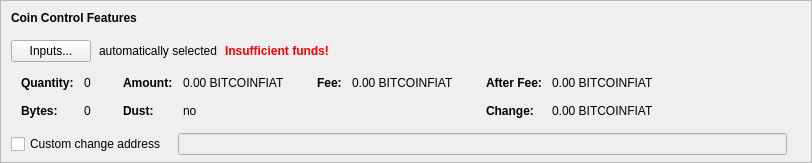
    <widget class="QFrame" name="frameCoinControl">
     <property name="sizePolicy">
      <sizepolicy hsizetype="Expanding" vsizetype="Expanding">
       <horstretch>0</horstretch>
       <verstretch>0</verstretch>
      </sizepolicy>
     </property>
     <property name="maximumSize">
      <size>
       <width>16777215</width>
       <height>16777215</height>
      </size>
     </property>
     <property name="frameShape">
      <enum>QFrame::StyledPanel</enum>
     </property>
     <property name="frameShadow">
      <enum>QFrame::Sunken</enum>
     </property>
     <layout class="QVBoxLayout" name="verticalLayoutCoinControl2">
      <property name="spacing">
       <number>0</number>
      </property>
      <property name="leftMargin">
       <number>0</number>
      </property>
      <property name="topMargin">
       <number>0</number>
      </property>
      <property name="rightMargin">
       <number>0</number>
      </property>
      <property name="bottomMargin">
       <number>6</number>
      </property>
      <item>
       <layout class="QVBoxLayout" name="verticalLayoutCoinControl" stretch="0,0,0,0,1">
        <property name="spacing">
         <number>0</number>
        </property>
        <property name="leftMargin">
         <number>10</number>
        </property>
        <property name="topMargin">
         <number>10</number>
        </property>
        <item>
         <layout class="QHBoxLayout" name="horizontalLayoutCoinControl1">
          <property name="bottomMargin">
           <number>15</number>
          </property>
          <item>
           <widget class="QLabel" name="labelCoinControlFeatures">
            <property name="sizePolicy">
             <sizepolicy hsizetype="Preferred" vsizetype="Maximum">
              <horstretch>0</horstretch>
              <verstretch>0</verstretch>
             </sizepolicy>
            </property>
            <property name="font">
             <font>
              <weight>75</weight>
              <bold>true</bold>
             </font>
            </property>
            <property name="styleSheet">
             <string notr="true">font-weight:bold;</string>
            </property>
            <property name="text">
             <string>Coin Control Features</string>
            </property>
           </widget>
          </item>
         </layout>
        </item>
        <item>
         <layout class="QHBoxLayout" name="horizontalLayoutCoinControl2" stretch="0,0,0,0">
          <property name="spacing">
           <number>8</number>
          </property>
          <property name="bottomMargin">
           <number>10</number>
          </property>
          <item>
           <widget class="QPushButton" name="pushButtonCoinControl">
            <property name="styleSheet">
             <string notr="true"/>
            </property>
            <property name="text">
             <string>Inputs...</string>
            </property>
            <property name="autoDefault">
             <bool>false</bool>
            </property>
           </widget>
          </item>
          <item>
           <widget class="QLabel" name="labelCoinControlAutomaticallySelected">
            <property name="text">
             <string>automatically selected</string>
            </property>
            <property name="margin">
             <number>5</number>
            </property>
           </widget>
          </item>
          <item>
           <widget class="QLabel" name="labelCoinControlInsuffFunds">
            <property name="font">
             <font>
              <weight>75</weight>
              <bold>true</bold>
             </font>
            </property>
            <property name="styleSheet">
             <string notr="true">color:red;font-weight:bold;</string>
            </property>
            <property name="text">
             <string>Insufficient funds!</string>
            </property>
            <property name="margin">
             <number>5</number>
            </property>
           </widget>
          </item>
          <item>
           <spacer name="horizontalSpacerCoinControl">
            <property name="orientation">
             <enum>Qt::Horizontal</enum>
            </property>
            <property name="sizeHint" stdset="0">
             <size>
              <width>40</width>
              <height>1</height>
             </size>
            </property>
           </spacer>
          </item>
         </layout>
        </item>
        <item>
         <widget class="QWidget" name="widgetCoinControl" native="true">
          <property name="sizePolicy">
           <sizepolicy hsizetype="Preferred" vsizetype="Preferred">
            <horstretch>0</horstretch>
            <verstretch>0</verstretch>
           </sizepolicy>
          </property>
          <property name="minimumSize">
           <size>
            <width>0</width>
            <height>0</height>
           </size>
          </property>
          <property name="styleSheet">
           <string notr="true"/>
          </property>
          <layout class="QHBoxLayout" name="horizontalLayoutCoinControl5">
           <property name="leftMargin">
            <number>0</number>
           </property>
           <property name="topMargin">
            <number>0</number>
           </property>
           <property name="rightMargin">
            <number>0</number>
           </property>
           <property name="bottomMargin">
            <number>0</number>
           </property>
           <item>
            <layout class="QHBoxLayout" name="horizontalLayoutCoinControl3" stretch="0,0,0,1">
             <property name="spacing">
              <number>20</number>
             </property>
             <property name="topMargin">
              <number>0</number>
             </property>
             <property name="bottomMargin">
              <number>10</number>
             </property>
             <item>
              <layout class="QFormLayout" name="formLayoutCoinControl1">
               <property name="horizontalSpacing">
                <number>10</number>
               </property>
               <property name="verticalSpacing">
                <number>14</number>
               </property>
               <property name="leftMargin">
                <number>10</number>
               </property>
               <property name="topMargin">
                <number>4</number>
               </property>
               <property name="rightMargin">
                <number>6</number>
               </property>
               <item row="0" column="0">
                <widget class="QLabel" name="labelCoinControlQuantityText">
                 <property name="font">
                  <font>
                   <weight>75</weight>
                   <bold>true</bold>
                  </font>
                 </property>
                 <property name="text">
                  <string>Quantity:</string>
                 </property>
                 <property name="margin">
                  <number>0</number>
                 </property>
                </widget>
               </item>
               <item row="0" column="1">
                <widget class="QLabel" name="labelCoinControlQuantity">
                 <property name="cursor">
                  <cursorShape>IBeamCursor</cursorShape>
                 </property>
                 <property name="contextMenuPolicy">
                  <enum>Qt::ActionsContextMenu</enum>
                 </property>
                 <property name="text">
                  <string notr="true">0</string>
                 </property>
                 <property name="margin">
                  <number>0</number>
                 </property>
                 <property name="textInteractionFlags">
                  <set>Qt::LinksAccessibleByMouse|Qt::TextSelectableByKeyboard|Qt::TextSelectableByMouse</set>
                 </property>
                </widget>
               </item>
               <item row="1" column="0">
                <widget class="QLabel" name="labelCoinControlBytesText">
                 <property name="font">
                  <font>
                   <weight>75</weight>
                   <bold>true</bold>
                  </font>
                 </property>
                 <property name="text">
                  <string>Bytes:</string>
                 </property>
                </widget>
               </item>
               <item row="1" column="1">
                <widget class="QLabel" name="labelCoinControlBytes">
                 <property name="cursor">
                  <cursorShape>IBeamCursor</cursorShape>
                 </property>
                 <property name="contextMenuPolicy">
                  <enum>Qt::ActionsContextMenu</enum>
                 </property>
                 <property name="text">
                  <string notr="true">0</string>
                 </property>
                 <property name="textInteractionFlags">
                  <set>Qt::LinksAccessibleByMouse|Qt::TextSelectableByKeyboard|Qt::TextSelectableByMouse</set>
                 </property>
                </widget>
               </item>
              </layout>
             </item>
             <item>
              <layout class="QFormLayout" name="formLayoutCoinControl2">
               <property name="horizontalSpacing">
                <number>10</number>
               </property>
               <property name="verticalSpacing">
                <number>14</number>
               </property>
               <property name="leftMargin">
                <number>6</number>
               </property>
               <property name="topMargin">
                <number>4</number>
               </property>
               <property name="rightMargin">
                <number>6</number>
               </property>
               <item row="0" column="0">
                <widget class="QLabel" name="labelCoinControlAmountText">
                 <property name="font">
                  <font>
                   <weight>75</weight>
                   <bold>true</bold>
                  </font>
                 </property>
                 <property name="text">
                  <string>Amount:</string>
                 </property>
                 <property name="margin">
                  <number>0</number>
                 </property>
                </widget>
               </item>
               <item row="0" column="1">
                <widget class="QLabel" name="labelCoinControlAmount">
                 <property name="cursor">
                  <cursorShape>IBeamCursor</cursorShape>
                 </property>
                 <property name="contextMenuPolicy">
                  <enum>Qt::ActionsContextMenu</enum>
                 </property>
                 <property name="text">
                  <string notr="true">0.00 BITCOINFIAT</string>
                 </property>
                 <property name="textInteractionFlags">
                  <set>Qt::LinksAccessibleByMouse|Qt::TextSelectableByKeyboard|Qt::TextSelectableByMouse</set>
                 </property>
                </widget>
               </item>
               <item row="1" column="0">
                <widget class="QLabel" name="labelCoinControlLowOutputText">
                 <property name="font">
                  <font>
                   <weight>75</weight>
                   <bold>true</bold>
                  </font>
                 </property>
                 <property name="text">
                  <string>Dust:</string>
                 </property>
                </widget>
               </item>
               <item row="1" column="1">
                <widget class="QLabel" name="labelCoinControlLowOutput">
                 <property name="cursor">
                  <cursorShape>IBeamCursor</cursorShape>
                 </property>
                 <property name="contextMenuPolicy">
                  <enum>Qt::ActionsContextMenu</enum>
                 </property>
                 <property name="text">
                  <string notr="true">no</string>
                 </property>
                 <property name="textInteractionFlags">
                  <set>Qt::LinksAccessibleByMouse|Qt::TextSelectableByKeyboard|Qt::TextSelectableByMouse</set>
                 </property>
                </widget>
               </item>
              </layout>
             </item>
             <item>
              <layout class="QFormLayout" name="formLayoutCoinControl3">
               <property name="horizontalSpacing">
                <number>10</number>
               </property>
               <property name="verticalSpacing">
                <number>14</number>
               </property>
               <property name="leftMargin">
                <number>6</number>
               </property>
               <property name="topMargin">
                <number>4</number>
               </property>
               <property name="rightMargin">
                <number>6</number>
               </property>
               <item row="0" column="0">
                <widget class="QLabel" name="labelCoinControlFeeText">
                 <property name="font">
                  <font>
                   <weight>75</weight>
                   <bold>true</bold>
                  </font>
                 </property>
                 <property name="text">
                  <string>Fee:</string>
                 </property>
                 <property name="margin">
                  <number>0</number>
                 </property>
                </widget>
               </item>
               <item row="0" column="1">
                <widget class="QLabel" name="labelCoinControlFee">
                 <property name="cursor">
                  <cursorShape>IBeamCursor</cursorShape>
                 </property>
                 <property name="contextMenuPolicy">
                  <enum>Qt::ActionsContextMenu</enum>
                 </property>
                 <property name="text">
                  <string notr="true">0.00 BITCOINFIAT</string>
                 </property>
                 <property name="textInteractionFlags">
                  <set>Qt::LinksAccessibleByMouse|Qt::TextSelectableByKeyboard|Qt::TextSelectableByMouse</set>
                 </property>
                </widget>
               </item>
              </layout>
             </item>
             <item>
              <layout class="QFormLayout" name="formLayoutCoinControl4">
               <property name="horizontalSpacing">
                <number>10</number>
               </property>
               <property name="verticalSpacing">
                <number>14</number>
               </property>
               <property name="leftMargin">
                <number>6</number>
               </property>
               <property name="topMargin">
                <number>4</number>
               </property>
               <property name="rightMargin">
                <number>6</number>
               </property>
               <item row="0" column="0">
                <widget class="QLabel" name="labelCoinControlAfterFeeText">
                 <property name="font">
                  <font>
                   <weight>75</weight>
                   <bold>true</bold>
                  </font>
                 </property>
                 <property name="text">
                  <string>After Fee:</string>
                 </property>
                 <property name="margin">
                  <number>0</number>
                 </property>
                </widget>
               </item>
               <item row="0" column="1">
                <widget class="QLabel" name="labelCoinControlAfterFee">
                 <property name="cursor">
                  <cursorShape>IBeamCursor</cursorShape>
                 </property>
                 <property name="contextMenuPolicy">
                  <enum>Qt::ActionsContextMenu</enum>
                 </property>
                 <property name="text">
                  <string notr="true">0.00 BITCOINFIAT</string>
                 </property>
                 <property name="textInteractionFlags">
                  <set>Qt::LinksAccessibleByMouse|Qt::TextSelectableByKeyboard|Qt::TextSelectableByMouse</set>
                 </property>
                </widget>
               </item>
               <item row="1" column="0">
                <widget class="QLabel" name="labelCoinControlChangeText">
                 <property name="font">
                  <font>
                   <weight>75</weight>
                   <bold>true</bold>
                  </font>
                 </property>
                 <property name="text">
                  <string>Change:</string>
                 </property>
                </widget>
               </item>
               <item row="1" column="1">
                <widget class="QLabel" name="labelCoinControlChange">
                 <property name="cursor">
                  <cursorShape>IBeamCursor</cursorShape>
                 </property>
                 <property name="contextMenuPolicy">
                  <enum>Qt::ActionsContextMenu</enum>
                 </property>
                 <property name="text">
                  <string notr="true">0.00 BITCOINFIAT</string>
                 </property>
                 <property name="textInteractionFlags">
                  <set>Qt::LinksAccessibleByMouse|Qt::TextSelectableByKeyboard|Qt::TextSelectableByMouse</set>
                 </property>
                </widget>
               </item>
              </layout>
             </item>
            </layout>
           </item>
          </layout>
         </widget>
        </item>
        <item>
         <layout class="QHBoxLayout" name="horizontalLayoutCoinControl4" stretch="0,0,0">
          <property name="spacing">
           <number>12</number>
          </property>
          <property name="sizeConstraint">
           <enum>QLayout::SetDefaultConstraint</enum>
          </property>
          <property name="topMargin">
           <number>5</number>
          </property>
          <property name="rightMargin">
           <number>5</number>
          </property>
          <item>
           <widget class="QCheckBox" name="checkBoxCoinControlChange">
            <property name="toolTip">
             <string>If this is activated, but the change address is empty or invalid, change will be sent to a newly generated address.</string>
            </property>
            <property name="text">
             <string>Custom change address</string>
            </property>
           </widget>
          </item>
          <item>
           <widget class="QValidatedLineEdit" name="lineEditCoinControlChange">
            <property name="enabled">
             <bool>false</bool>
            </property>
            <property name="sizePolicy">
             <sizepolicy hsizetype="Expanding" vsizetype="Fixed">
              <horstretch>0</horstretch>
              <verstretch>0</verstretch>
             </sizepolicy>
            </property>
           </widget>
          </item>
          <item>
           <widget class="QLabel" name="labelCoinControlChangeLabel">
            <property name="sizePolicy">
             <sizepolicy hsizetype="Preferred" vsizetype="Expanding">
              <horstretch>0</horstretch>
              <verstretch>0</verstretch>
             </sizepolicy>
            </property>
            <property name="minimumSize">
             <size>
              <width>0</width>
              <height>0</height>
             </size>
            </property>
            <property name="text">
             <string/>
            </property>
            <property name="margin">
             <number>3</number>
            </property>
           </widget>
          </item>
         </layout>
        </item>
        <item>
         <spacer name="verticalSpacerCoinControl">
          <property name="orientation">
           <enum>Qt::Vertical</enum>
          </property>
          <property name="sizeHint" stdset="0">
           <size>
            <width>800</width>
            <height>1</height>
           </size>
          </property>
         </spacer>
        </item>
       </layout>
      </item>
     </layout>
    </widget>
